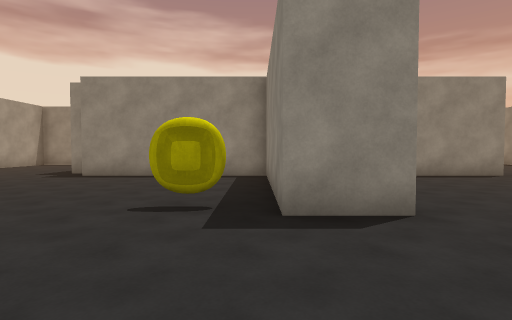
View 1 (above)

24 first-person views from a walk through a scene from a Unity 3-D project. The camera is 1.5 m above the floor, tilts 2° down and sees 80° across. Doors are open. The floor is counted in squares, 2 m on a side. Each view is taken from the middle of a square. On the plan, view 1 faces up. The plan holds only what a view shows up to about 10 squares ahead; the rest is blank. The place goes on beyond the plan. The player is left out. Some animated figures are left out. Some surface patterns are stand-ins.

View 2
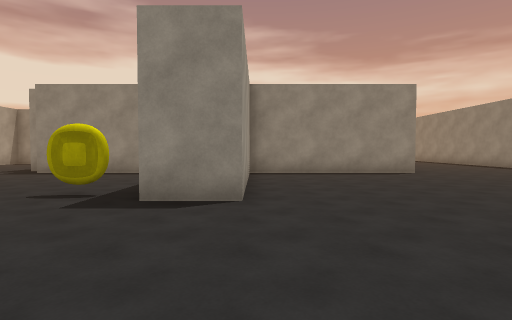

View 3
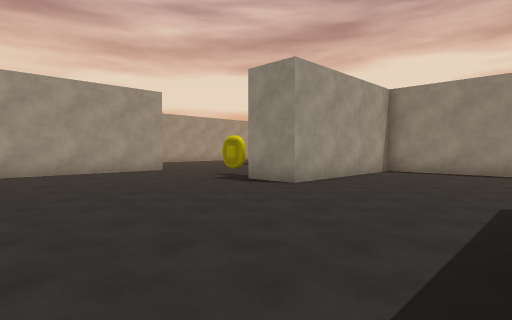

View 4
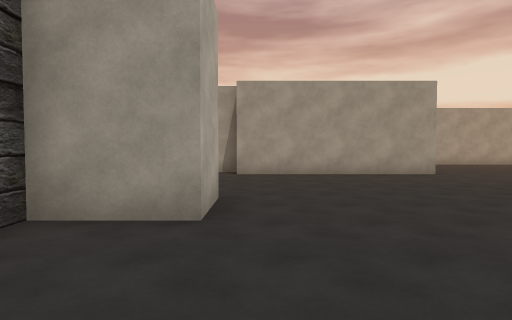

View 5
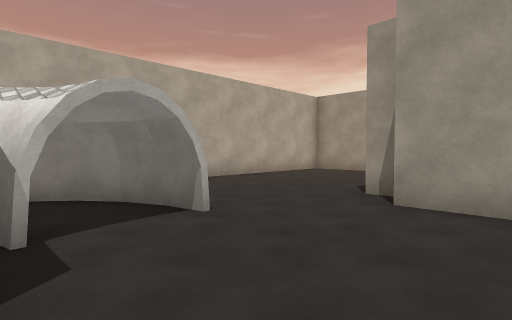

View 6
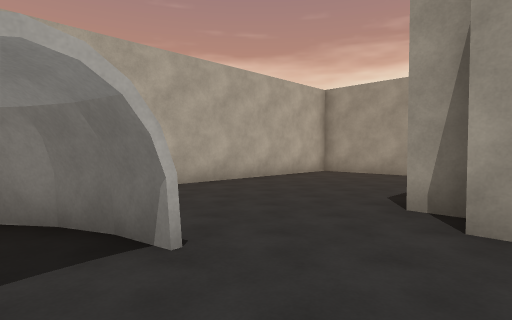

View 7
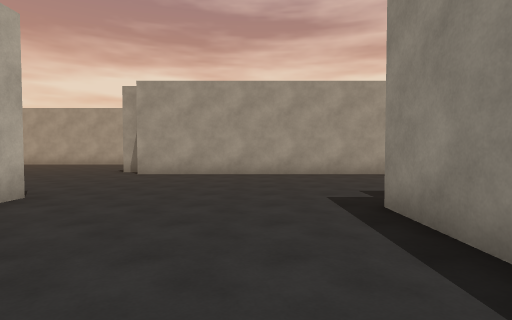

View 8
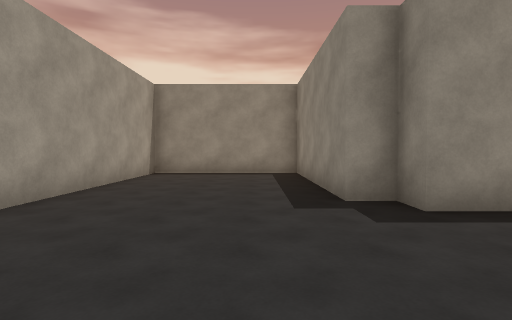

View 9
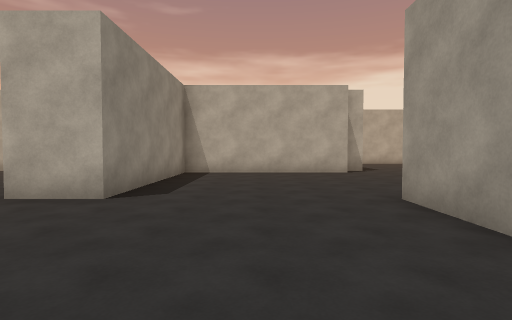

View 10
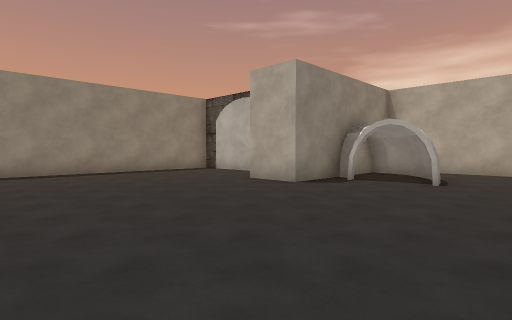

View 11
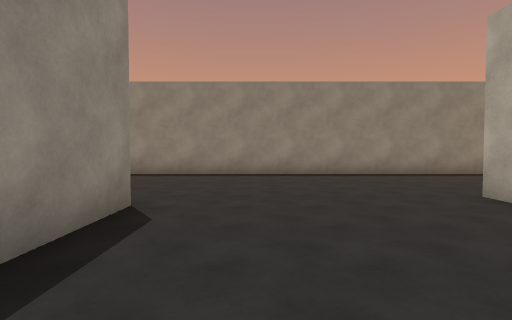

View 12
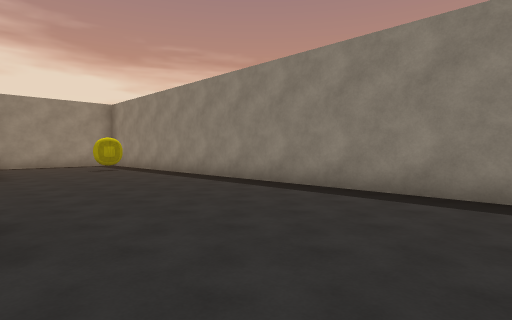

View 13
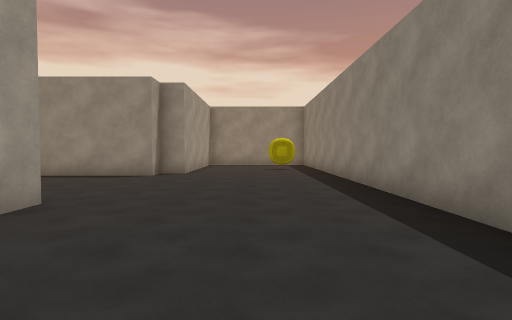

View 14
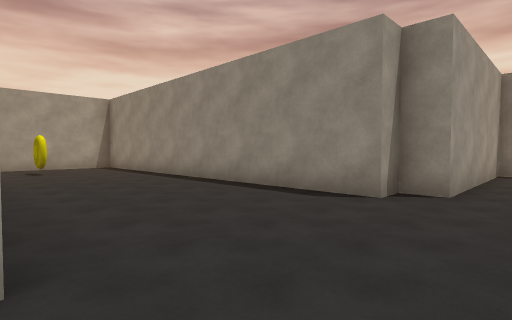

View 15
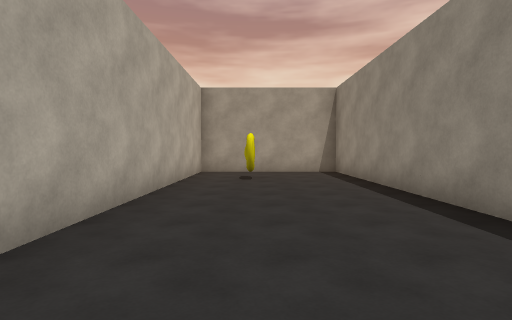

View 16
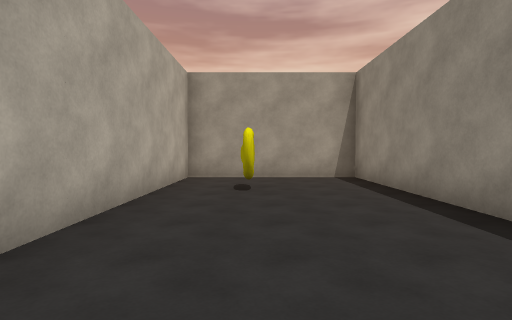

View 17
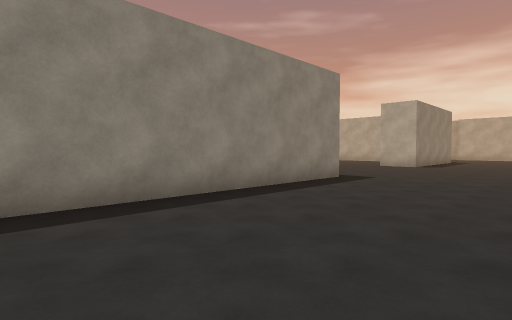

View 18
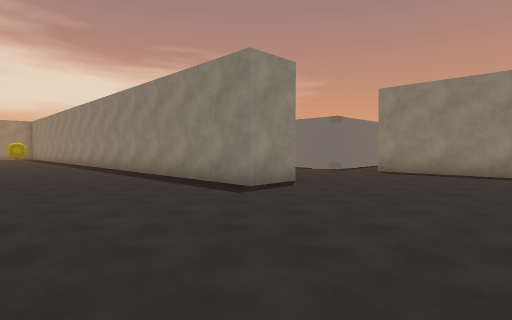

View 19
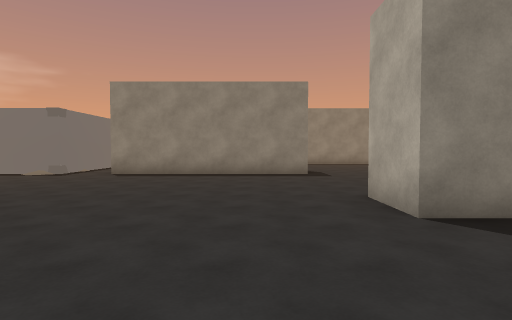

View 20
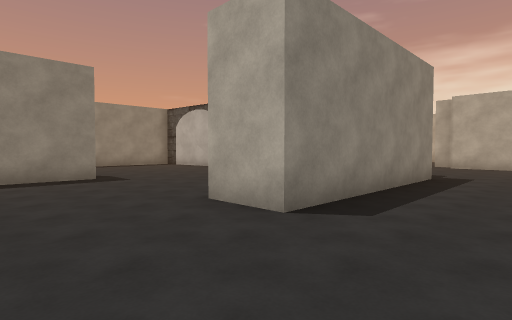

View 21
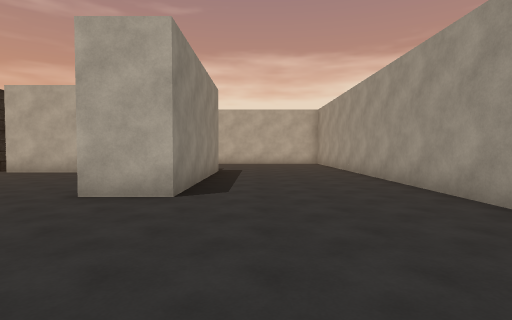

View 22
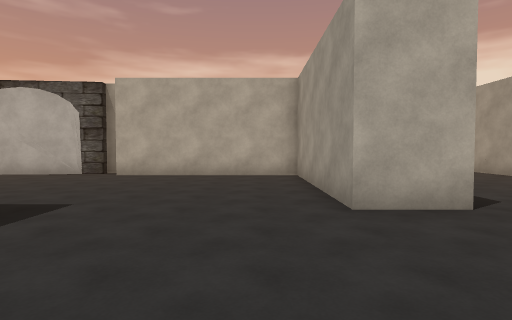

View 23
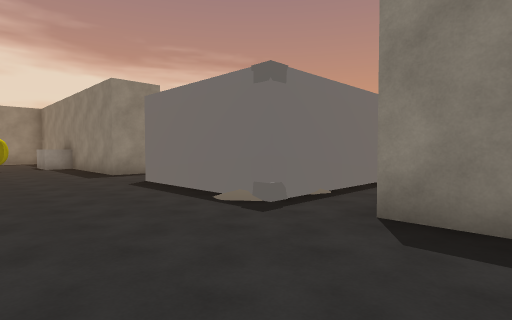

View 24
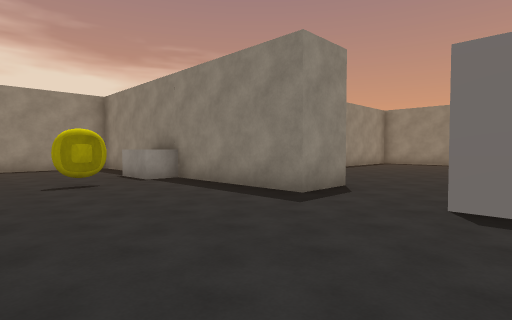

### Floor plan
Points are (right, up) in squares from view 1. A wall is a line through its corners. A room is listed if a view was taken in it or the views show most of it. See-through windows are left out.
Room 1 (views 1, 2, 3, 4, 5, 6, 7, 8, 9, 10, 11, 12, 13, 14, 15, 16, 17, 18, 19, 20, 21, 22, 23, 24)
walls: (7.2, 3.4) (7.9, 3.4); (6.3, -0.9) (6.3, 2.1); (13.9, -2.5) (12.3, -2.5) (12.3, 16.1); (7.1, 8.7) (1.8, 8.7); (7.1, 10.2) (7.1, 9.5); (18.3, -0.6) (18.3, 3); (7.8, -7.8) (7.8, -14.5); (1.8, 8) (1.8, 3.4) (0.3, 3.4) (0.3, 8.2); (19.9, 5.2) (18.3, 5.2) (18.3, 11.9); (18.4, 9.2) (17.4, 9.2) (17.4, 10.8); (0.4, 8.7) (-4.9, 8.7) (-4.9, 9.4) (-5.7, 9.4) (-5.7, 14.7) (-10.2, 14.7) (-10.2, 3.4); (0.3, -6.6) (0.3, -2.6) (1.8, -2.6) (1.8, -4.4) (2.2, -4.4); (18.3, -8.6) (18.3, -2.5); (15.5, 14.7) (15, 14.7); (7.8, 17.5) (7.8, 15.4) (7.1, 15.4) (7.1, 14.7) (-4.2, 14.7) (-4.2, 10.2) (3.9, 10.2); (-5, -2.6) (-5, -3.4); (12.3, -14.5) (12.3, -8.8) (13.8, -8.8) (13.8, -13.8) (19.1, -13.8); (19.6, -14.3) (22.7, -14); (-10.9, 3.2) (-10.9, 2.6); (-11, -1.8) (-5.7, -1.8) (-5.7, 3.4) (-4.2, 3.4) (-4.2, -2.6); (-10.2, -5) (-10.2, -7); (-9.4, -7.8) (-1.1, -7.8)
objects: other object (-2, -6) to (-1, -4); coin (-2, 12); coin (-1, 4); other object (0, -4); coin (16, 9); column (18, -1)

Positions as (right, up) in squares from view 1, and headings:
1: (0, 0), facing up
2: (2, -1), facing up
3: (6, -2), facing up-left
4: (5, -2), facing left
5: (0, -1), facing down-left
6: (-1, -2), facing down-left
7: (-1, 7), facing left
8: (-7, 5), facing up
9: (-8, 8), facing down
10: (-4, 3), facing down-right
11: (3, 7), facing right
12: (7, 6), facing up-right
13: (10, 6), facing up
14: (9, 10), facing up-left
15: (6, 12), facing left
16: (4, 12), facing left
17: (8, 5), facing down-right
18: (8, -7), facing up-right
19: (9, -7), facing right
20: (10, -6), facing down-right
21: (11, -4), facing down
22: (15, -5), facing down
23: (15, -4), facing up-right
24: (14, 2), facing up-right
